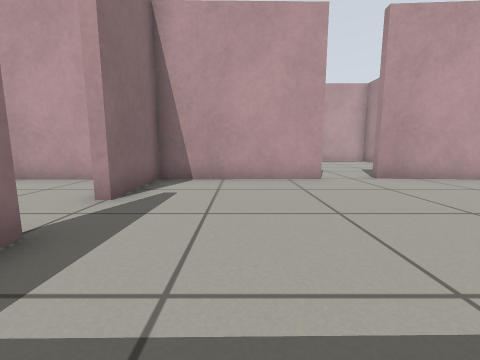
[1] (above)

16 first-person views from a walk through a Gazebo world. The camera is 0.5 m above the floor, tilts 8° down and sees 90° across. The floor is counted in squares, 0.5 m on a side. Each view is taken from the middle of a square. On the plan, view 1 faces up. The plan holds only what a view shows up to about 10 squares ahead; the rest is blank.

[2]
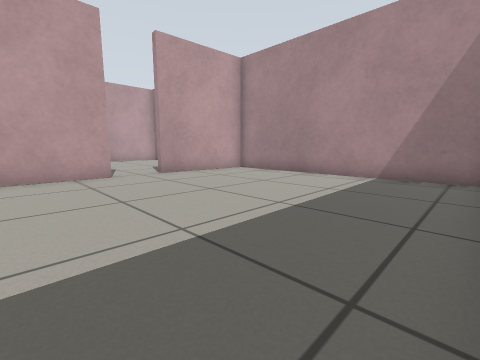

[3]
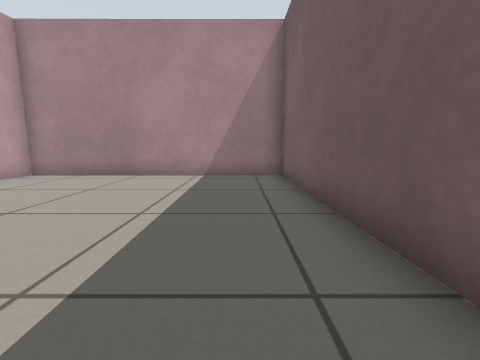

[4]
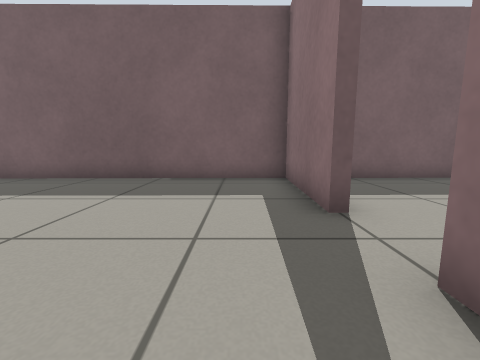

[5]
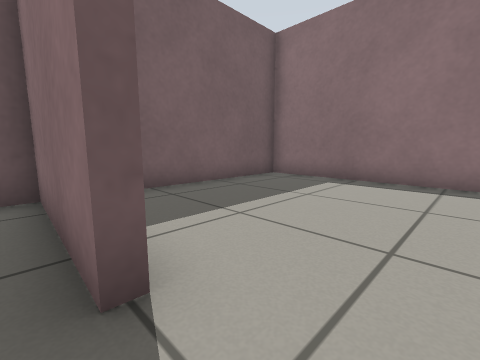

[6]
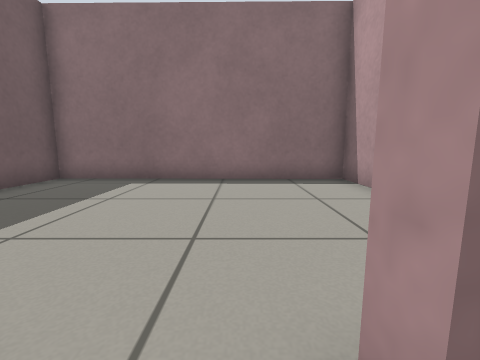

[7]
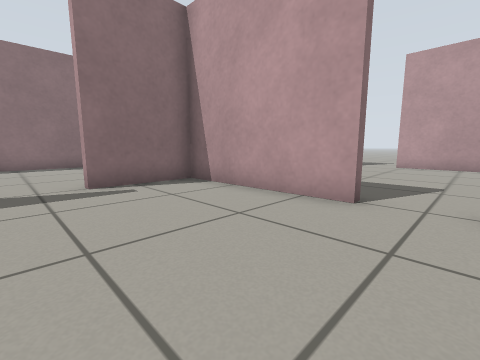

[8]
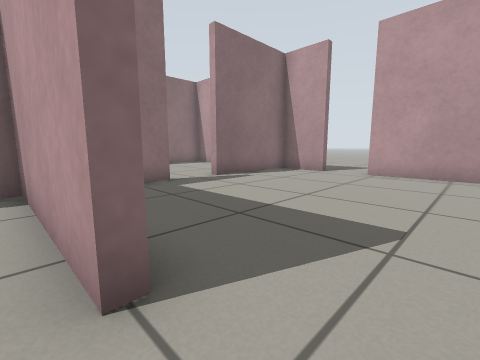

[9]
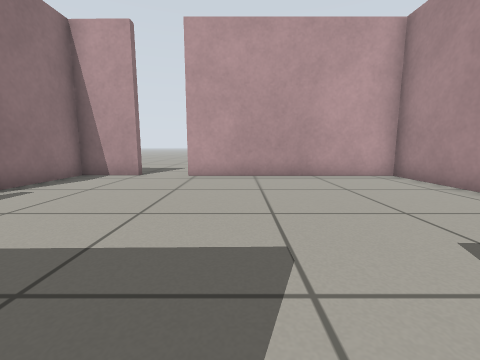

[10]
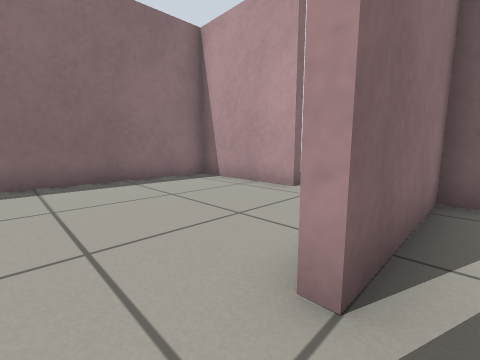

[11]
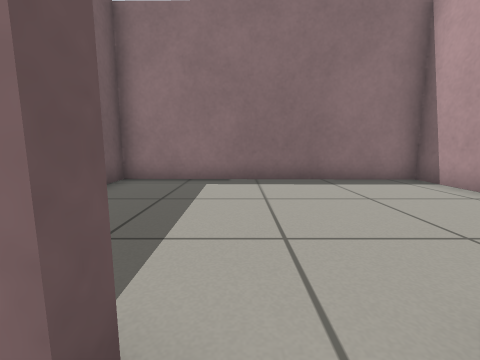

[12]
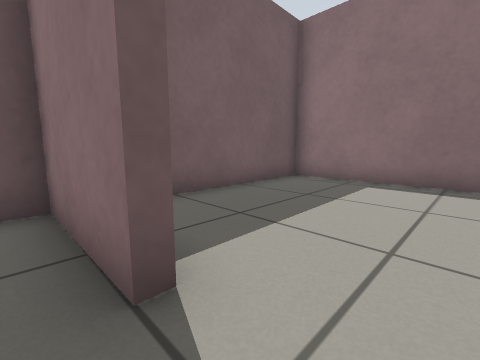

[13]
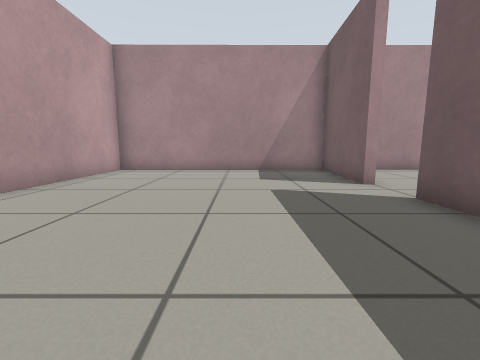

[14]
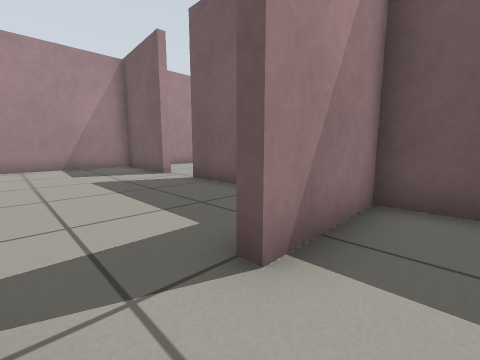

[15]
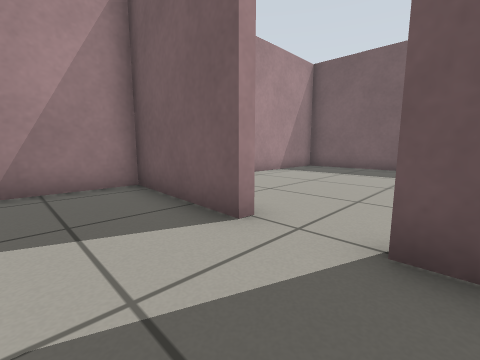

[16]
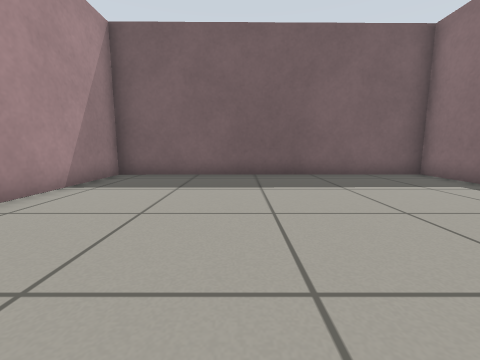

### Floor plan
Points are (right, up) in squares from view 1. A wall is a line through its corners. A room is listed if a view was taken in it or the views show most of it. See-through windows are left out.
Room 1 (views 1, 2, 3, 4, 5, 6, 7, 8, 9, 16)
walls: (2.5, 7.6) (2.5, 7.3) (-2.5, 7.3) (-2.4, 4.4); (-2.4, 2.6) (-2.3, -1.5) (8.3, -1.4) (8.2, 7.4) (4.3, 7.4) (4.3, 7.7)
ways out: opening at (3.5, 8) to room 2; opening at (-2, 3.5) to room 4
Room 2 (views 10, 11, 12, 13, 15)
walls: (0.4, 7.6) (2.5, 7.6); (-2.5, 10.7) (-2.5, 7.6) (-1.9, 7.6); (4.3, 7.7) (8.2, 7.7) (8.2, 16.1) (1.2, 16.1); (-0.5, 16.2) (-2.6, 16.2) (-2.5, 12.3)
ways out: opening at (3.5, 8) to room 1; opening at (-3, 11.5) to room 3; opening at (0.5, 16)
Room 3 (view 14)
walls: (-5.3, 16.2) (-9.2, 16.2) (-9.3, 7.4) (-2.8, 7.6) (-2.8, 10.5)
ways out: opening at (-3, 11.5) to room 2; opening at (-4.5, 16)
Room 4 (no view inside)
walls: (-2.4, 4.4) (-2.8, 4.4); (-4.4, 7.2) (-9.3, 7.1) (-9.4, -1.6) (-4.3, -1.6)
ways out: opening at (-2, 3.5) to room 1

Positions as (right, up) in squares from view 1, and headings:
1: (0, 0), facing up
2: (0, -1), facing up-right
3: (0, 0), facing right
4: (-1, 6), facing down
5: (-2, 4), facing down-left
6: (-2, 4), facing left
7: (4, 3), facing up-left
8: (4, 7), facing up-left
9: (3, 8), facing up
10: (-2, 11), facing up-left
11: (-2, 11), facing left
12: (-2, 12), facing down-left
13: (-2, 11), facing right
14: (-4, 12), facing down-right
15: (2, 10), facing down-right
16: (4, 7), facing down
